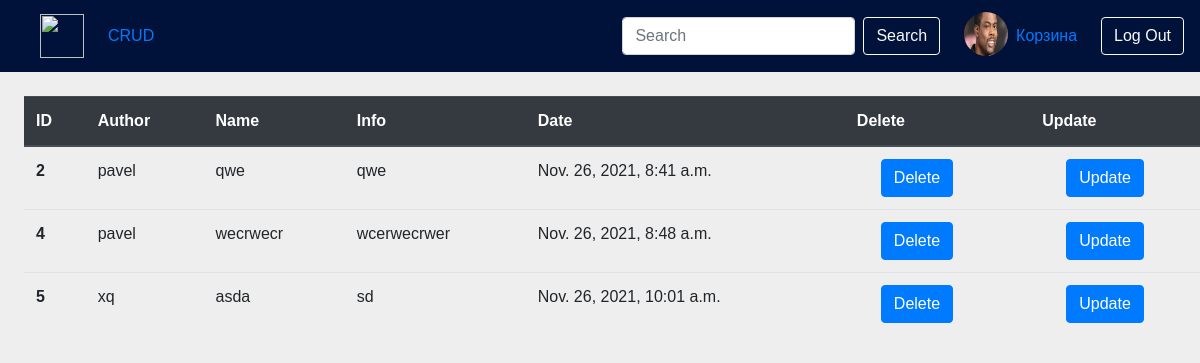
Page /edit-page/ (signed in) on the committed database.
### app1/models.py (models this page shows, shortened)
class Profile(AbstractUser):
    address = models.CharField(max_length=40, blank=True, null=True, verbose_name='Адресс')
    phone_number = models.CharField(max_length=12, null=True, blank=True, verbose_name='Номер телефона', validators=[
        RegexValidator(
            regex=r'^\+?1?\d{9,15}$',
            message="Phone number must be entered in the format: '+999999999'. Up to 15 digits allowed.")
    ])
    profile_image = models.ImageField(default='/home/pavel/Projects/e-com/static/static_images/in.jpg',
                                      upload_to='images_profile/', null=True, blank=True, verbose_name='Картинка')

class Product(models.Model):
    author = models.ForeignKey(Profile, on_delete=models.CASCADE, verbose_name='Пользователь')
    create_data = models.DateTimeField(auto_now_add=True,
                                       verbose_name='Дата создания')
    name = models.CharField(max_length=30, verbose_name='Имя')
    text = models.TextField()
    price = models.IntegerField(null=True, verbose_name='Цена')
    image = models.ImageField(default='/home/pavel/Projects/e-com/static/static_images/no.png',
                              upload_to='static_images/', null=True, blank=True,
                              verbose_name='Картинка')
    type = models.CharField(choices=ProductType.choices, max_length=40)  # 'choices' передаю свой класс 'ProductType'
    class Meta:
        pass

### app1/views.py (the view, shortened to what this page needs)
# urls.py: path('edit-page/', views.ProductCreateView.as_view(), name='edit_page'),
class ProductCreateView(LoginRequiredMixin, CreateView):
    model = Product
    success_msg = 'Add successful'
    template_name = 'edit_page.html'
    form_class = ProductForm
    success_url = reverse_lazy('home')
    def get_context_data(self, **kwargs):
        kwargs['list_product'] = Product.objects.all().order_by('id')
        return super().get_context_data(**kwargs)

### app1/forms.py
class ProductForm(forms.ModelForm):
    class Meta:
        model = Product
        fields = ['name', 'text', 'price', 'image', 'type']
    def __init__(self,  *args, **kwargs):
        super().__init__(*args, **kwargs)
        for field in self.fields:
            self.fields[field].widget.attrs['class'] = 'form-control'

### app1/templates/edit_page.html (shortened to what this page needs)
{% extends 'home.html' %}
{% block content %}
{% if update %}
    <h4 class = "ml-4">Update Form</h4>
    <form class="ml-4 mt-4" id="update_data" method="post" enctype="multipart/form-data">
            {% csrf_token %}
            {{form}}
        </form>
        <a href="{% url 'home' %}"><button form = "update_data" type="submit"
                                                class="btn btn-primary ml-4 mt-4">Apply</button></a>
{% else %}
<table class="table ml-4 mt-4">
  <thead class="thead-dark">
    <tr>
      <th scope="col">ID</th>
      <th scope="col">Author</th>
      <th scope="col">Name</th>
      <th scope="col">Info</th>
      <th scope="col">Date</th>
      <th scope="col">Delete</th>
      <th scope="col">Update</th>
    </tr>
  </thead>
  <tbody>
     {% for i in list_product %}
          <tr>
              <th scope="row">{{i.id}}</th>
              <td>{{i.author}}</td>
              <td>{{i.name}}</td>
              <td>{{i.text|truncatechars:"18"}}</td>
              <td>{{i.create_data}}</td>
              <td>
                  <form action="{% url 'delete_page' i.id %}" method="post" onSubmit='return confirm("Для удаления нажмите OK?");' >{% csrf_token %}
                         <a href="{% url 'delete_page' i.id %}" ><input class="btn btn-primary ml-4" type="submit" value="Delete">
                        </a>
                    </form>
                </td>
              <td>
                  <a href="{% url 'update_page' i.id %}">
                     <input class="btn btn-primary ml-4" type="submit" value="Update"></a>
              </td>
          </tr>
    {% endfor %}
  </tbody>
</table>
{% endif %}
{% endblock %}

### app1/templates/home.html (shortened to what this page needs)
    <!DOCTYPE html>
    <html lang="en">
    <head>
        {% load static %}
        <link rel="stylesheet" href="https://stackpath.bootstrapcdn.com/bootstrap/4.5.2/css/bootstrap.min.css">
        <link rel="stylesheet" href="{% static '/app1/css/back_home.css' %}">
    </head>
    <body>
    <nav class="navbar navbar-expand-lg" style="background-color: #00123A;">
        <a class="navbar-brand ml-4" href="{% url 'home' %}">
            <img src="https://www.pngrepo.com/download/262755/auction.png" width="44" height="44" alt="">
        </a>
        <div class="collapse navbar-collapse" id="navbarSupportedContent">
            <ul class="navbar-nav mr-auto">
                <li class="nav-item">
                    {% if request.user.is_superuser %}
                    <a class="nav-link" href="{% url 'edit_page' %}">CRUD</a>
                    {% endif %}
                </li>
            </ul>
            <form class="form-inline my-2 my-lg-0">
                <form action="" class="form-inline" method="get">
                    <input class="form-control mr-sm-2" type="search" placeholder="Search" aria-label="search"
                           name='search'>
                    <button class="btn btn-outline-light my-2 my-sm-0 mr-3" type="submit">Search</button>
                </form>
                {% if user.is_authenticated %}
                <a class="ml-2" href="{% url 'profile_page' %}">
                    <h4 class="mt-1" style="color: white;"><img class="round" title="{{ user.username }}"
                                                                src="{{ user.profile_image.url }}" width="44"
                                                                height="44"></h4></a>
                <a class=" ml-2" href="{% url 'cart' %}">Корзина </a>
                <a class="btn btn-outline-light ml-4" href="{% url 'account_logout' %}">Log Out</a>
                {% else %}
                <a class=" btn btn-outline-light" href="{% url 'account_login' %}">Log in </a>
                &emsp;
                <a class="btn btn-outline-light" href="{% url 'account_signup' %}"> Sign up</a>
                {% endif %}
            </form>
        </div>
    </nav>
    {% block content %}
    {% load static %}
    {% endblock %}
    </body>
    </html>

### static/app1/css/back_home.css (style rules this page uses)
body { font-family: 'Manrope', sans-serif; background: #eee }

### app1/templates/home.html (style rules this page uses)
.round { border-radius: 100px; }

### rows in the picture
Profile: profile_image (picture)
Product: id "2", author "pavel", name "qwe", text "qwe", create_data "Nov. 26, 2021, 8:41 a.m."
Product: id "4", author "pavel", name "wecrwecr", text "wcerwecrwer", create_data "Nov. 26, 2021, 8:48 a.m."
Product: id "5", author "xq", name "asda", text "sd", create_data "Nov. 26, 2021, 10:01 a.m."
